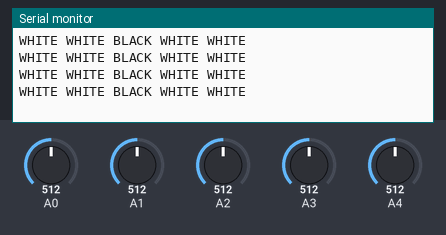
The sketch below on a simulated Arduino Uno, built with avr-gcc and run on an emulated ATmega328P. Parts: the last lines printed to the serial monitor. The inputs (shaded band) are chosen by the test bench; at power-on: A1 = 512, A4 = 512, A0 = 512, A2 = 512, A3 = 512.

Above: at 1.2 s.
1.3 s: A1 set to 429
2.8 s: A1 set to 407
At 3.21 s:
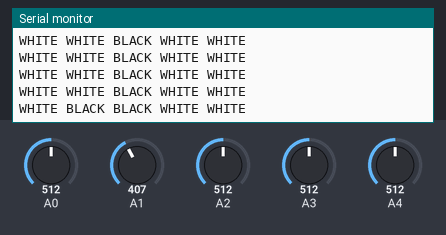
5.1 s: A4 set to 414
At 5.32 s:
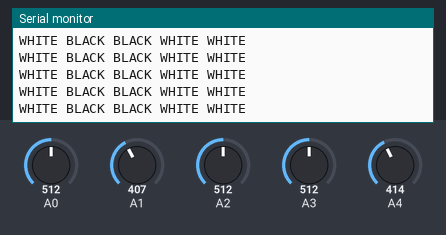
6.6 s: A4 set to 391
At 6.82 s:
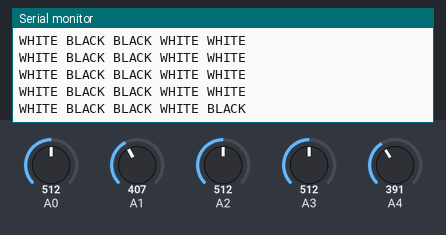
8.7 s: A0 set to 372
At 8.93 s:
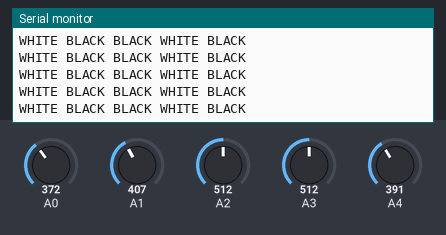
10.2 s: A0 set to 350
At 10.43 s:
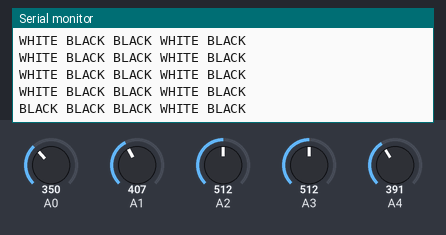

The sketch:

BLACK_WHITE_Test.ino
```cpp
int value[5];

void setup() {
  Serial.begin(9600);
}

void loop() {
  value[0]=analogRead(0);
  value[1]=analogRead(1);
  value[2]=analogRead(2);
  value[3]=analogRead(3);
  value[4]=analogRead(4);
  if(value[0]>360) Serial.print("WHITE");
  else Serial.print("BLACK");
  Serial.print(" ");
  if(value[1]>420) Serial.print("WHITE");
  else Serial.print("BLACK");
  Serial.print(" ");
  if(value[2]>800) Serial.print("WHITE");
  else Serial.print("BLACK");
  Serial.print(" ");
  if(value[3]>350) Serial.print("WHITE");
  else Serial.print("BLACK");
  Serial.print(" ");
  if(value[4]>400) Serial.println("WHITE");
  else Serial.println("BLACK");

  delay(300);
}
```

Measured:
- the behaviour switches between 421 and 420 on A1 (found by bisection; images 0 and 1)
- the behaviour switches between 401 and 400 on A4 (found by bisection; images 2 and 3)
- the behaviour switches between 361 and 360 on A0 (found by bisection; images 4 and 5)
- after the input at 2.8 s, the serial monitor: prints a new line after 0.21 s (image 1)
- after the input at 6.6 s, the serial monitor: prints a new line at once (image 3)
- after the input at 10.2 s, the serial monitor: prints a new line at once (image 5)
